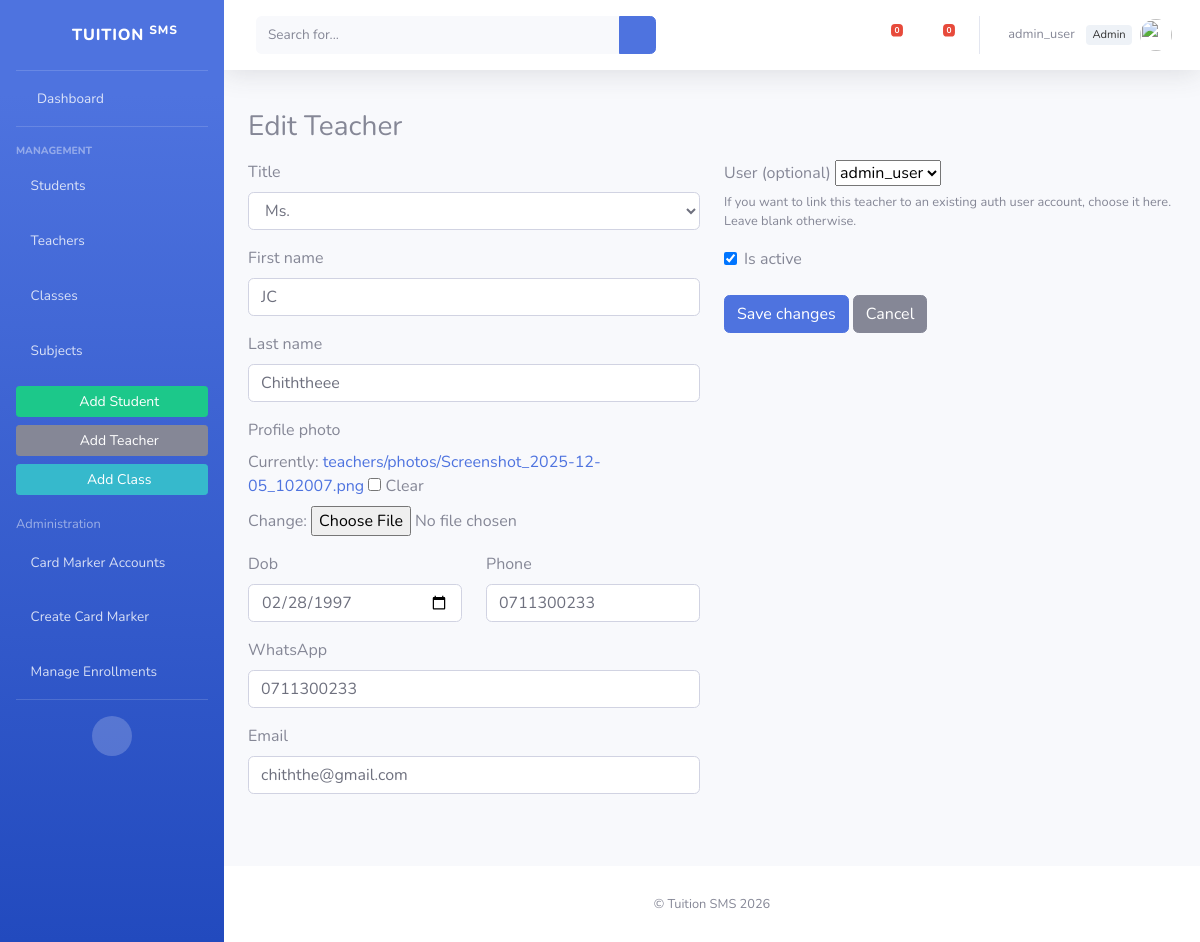
The page /teachers/2/edit/ (signed in) on the database its author committed.
### accounts/models.py (models this page shows, shortened)
class User(AbstractUser):
    ROLE_ADMIN = 'admin'
    ROLE_STAFF = 'staff'
    ROLE_CHOICES = (
        (ROLE_ADMIN, 'Administrator'),
        (ROLE_STAFF, 'Card Mark Staff'),
    )
    role = models.CharField(max_length=20, choices=ROLE_CHOICES, default=ROLE_STAFF)
    is_teacher = models.BooleanField(default=False)
    is_student = models.BooleanField(default=False)
    def __str__(self):
        return self.username
    @property
    def is_admin(self):
        return self.is_superuser or (self.role == self.ROLE_ADMIN)

### academic_core/models.py (models this page shows, shortened)
class Teacher(models.Model):
    title = models.CharField(max_length=10, choices=TITLE_CHOICES, default='mr')
    first_name = models.CharField(max_length=120)
    last_name = models.CharField(max_length=120)
    profile_photo = models.ImageField(upload_to='teachers/photos/', null=True, blank=True)
    dob = models.DateField(null=True, blank=True)
    phone = models.CharField(max_length=32, blank=True)
    whatsapp = models.CharField(max_length=32, blank=True)
    email = models.EmailField(blank=True, null=True)
    user = models.OneToOneField(
        settings.AUTH_USER_MODEL,
        on_delete=models.SET_NULL,
        null=True,
        blank=True,
        related_name='teacher_profile'
    )
    is_active = models.BooleanField(default=True)
    class Meta:
        ordering = ['last_name', 'first_name']

### academic_core/templates_views.py (the view)
# urls.py: path('teachers/<int:pk>/edit/', tv.TeacherUpdateView.as_view(), name='teacher_update'),
@staff_or_admin_required_cbv
class TeacherUpdateView(UpdateView):
    model = Teacher
    form_class = TeacherForm
    template_name = 'academic_core/teacher_form.html'
    success_url = reverse_lazy('academic_core:teacher_list')

### academic_core/forms.py
class TeacherForm(forms.ModelForm):
    class Meta:
        model = Teacher
        fields = [
            'title','first_name','last_name','profile_photo','dob',
            'phone','whatsapp','email','user','is_active'
        ]
        widgets = {
            'first_name': forms.TextInput(attrs={'class': 'form-control'}),
            'last_name': forms.TextInput(attrs={'class': 'form-control'}),
            'title': forms.Select(attrs={'class': 'form-control'}),
            'dob': DATE_WIDGET,
            'phone': forms.TextInput(attrs={'class': 'form-control'}),
            'whatsapp': forms.TextInput(attrs={'class': 'form-control'}),
            'email': forms.EmailInput(attrs={'class': 'form-control'}),
            'is_active': forms.CheckboxInput(attrs={'class': 'form-check-input'}),
        }

### academic_core/templates/academic_core/teacher_form.html (shortened to what this page needs)
{% extends "academic_core/base.html" %}
{% block content %}
<h3 class="mb-3">{% if form.instance.pk %}Edit Teacher{% else %}Add Teacher{% endif %}</h3>
<form method="post" enctype="multipart/form-data" novalidate>
  <div class="row">
    <div class="col-md-6">
      <div class="mb-3">
        <label class="form-label">Title</label>
        {{ form.title }}
      </div>
      <div class="mb-3">
        <label class="form-label">First name</label>
        {{ form.first_name }}
      </div>
      <div class="mb-3">
        <label class="form-label">Last name</label>
        {{ form.last_name }}
      </div>
      <div class="mb-3">
        <label class="form-label">Profile photo</label><br>
        {{ form.profile_photo }}
      </div>
      <div class="row">
        <div class="col-md-6 mb-3">
          <label class="form-label">Dob</label>
          {{ form.dob }}
        </div>
        <div class="col-md-6 mb-3">
          <label class="form-label">Phone</label>
          {{ form.phone }}
        </div>
      </div>
      <div class="mb-3">
        <label class="form-label">WhatsApp</label>
        {{ form.whatsapp }}
      </div>
      <div class="mb-3">
        <label class="form-label">Email</label>
        {{ form.email }}
      </div>
    </div>
    <div class="col-md-6">
      <div class="mb-3">
        <label class="form-label">User (optional)</label>
        {{ form.user }}
        <small class="text-muted d-block">If you want to link this teacher to an existing auth user account, choose it here. Leave blank otherwise.</small>
      </div>
      <div class="mb-3 form-check">
        {{ form.is_active }}
        <label class="form-check-label ms-2" for="{{ form.is_active.id_for_label }}">Is active</label>
      </div>
      <div class="mt-4">
        <button class="btn btn-primary">{% if form.instance.pk %}Save changes{% else %}Save{% endif %}</button>
        <a class="btn btn-secondary" href="{% url 'academic_core:teacher_list' %}">Cancel</a>
      </div>
    </div>
  </div>
</form>
{% endblock %}

### academic_core/templates/academic_core/base.html (shortened to what this page needs)
{% load static %}
<!doctype html>
<html lang="en">
<head>
  <link href="{% static 'vendor/fontawesome-free/css/all.min.css' %}" rel="stylesheet" type="text/css">
  <link href="{% static 'css/sb-admin-2.min.css' %}" rel="stylesheet">
</head>
<body id="page-top">
  <div id="wrapper">
    <ul class="navbar-nav bg-gradient-primary sidebar sidebar-dark accordion" id="accordionSidebar">
      <a class="sidebar-brand d-flex align-items-center justify-content-center" href="{% url 'academic_core:index' %}">
        <div class="sidebar-brand-icon rotate-n-15"><i class="fas fa-laugh-wink"></i></div>
        <div class="sidebar-brand-text mx-3">Tuition <sup>SMS</sup></div>
      </a>
      <hr class="sidebar-divider my-0">
      <li class="nav-item {% if request.path == '/' %}active{% endif %}">
        <a class="nav-link" href="{% url 'academic_core:index' %}"><i class="fas fa-fw fa-tachometer-alt"></i><span>Dashboard</span></a>
      </li>
      <hr class="sidebar-divider">
      <div class="sidebar-heading">Management</div>
      {% if request.user.is_authenticated %}
        <li class="nav-item"><a class="nav-link" href="{% url 'academic_core:student_list' %}"><i class="fas fa-user-graduate"></i><span>Students</span></a></li>
        <li class="nav-item"><a class="nav-link" href="{% url 'academic_core:teacher_list' %}"><i class="fas fa-chalkboard-teacher"></i><span>Teachers</span></a></li>
        <li class="nav-item"><a class="nav-link" href="{% url 'academic_core:class_list' %}"><i class="fas fa-school"></i><span>Classes</span></a></li>
        <li class="nav-item"><a class="nav-link" href="{% url 'academic_core:subject_list' %}"><i class="fas fa-book"></i><span>Subjects</span></a></li>
        <li class="nav-item mt-2">
          <div class="px-3">
            {% if request.user.is_admin or request.user.is_staff_user %}
              <a class="btn btn-sm btn-success w-100 mb-2" href="{% url 'academic_core:student_create' %}"><i class="fas fa-plus-circle"></i> Add Student</a>
              <a class="btn btn-sm btn-secondary w-100 mb-2" href="{% url 'academic_core:teacher_create' %}"><i class="fas fa-plus-circle"></i> Add Teacher</a>
              <a class="btn btn-sm btn-info w-100" href="{% url 'academic_core:class_create' %}"><i class="fas fa-plus-circle"></i> Add Class</a>
            {% endif %}
          </div>
        </li>
        {% if request.user.is_admin %}
          <li class="nav-item mt-3">
            <div class="px-3"><small class="text-white-50">Administration</small></div>
          </li>
          <li class="nav-item"><a class="nav-link" href="{% url 'accounts:cardmarker_list' %}"><i class="fas fa-user-cog"></i><span>Card Marker Accounts</span></a></li>
          <li class="nav-item"><a class="nav-link" href="{% url 'accounts:create_cardmarker' %}"><i class="fas fa-user-plus"></i><span>Create Card Marker</span></a></li>
          <li class="nav-item"><a class="nav-link" href="{% url 'academic_core:enrollment_create' %}"><i class="fas fa-user-check"></i><span>Manage Enrollments</span></a></li>
        {% endif %}
      {% endif %}
      <hr class="sidebar-divider d-none d-md-block">
      <div class="text-center d-none d-md-inline"><button class="rounded-circle border-0" id="sidebarToggle"></button></div>
    </ul>
    <div id="content-wrapper" class="d-flex flex-column">
      <div id="content">
        <nav class="navbar navbar-expand navbar-light bg-white topbar mb-4 static-top shadow">
          <form class="d-none d-sm-inline-block form-inline mr-auto ml-md-3 my-2 my-md-0 mw-100 navbar-search">
            <div class="input-group">
              <input type="text" class="form-control bg-light border-0 small" placeholder="Search for..." aria-label="Search">
              <div class="input-group-append"><button class="btn btn-primary" type="button"><i class="fas fa-search fa-sm"></i></button></div>
            </div>
          </form>
          <ul class="navbar-nav ml-auto">
            <li class="nav-item dropdown no-arrow mx-1">
              <a class="nav-link dropdown-toggle" href="#" id="alertsDropdown" role="button" data-toggle="dropdown">
                <i class="fas fa-bell fa-fw"></i>
                <span class="badge badge-danger badge-counter">{{ alerts_count|default:"0" }}</span>
              </a>
            </li>
            <li class="nav-item dropdown no-arrow mx-1">
              <a class="nav-link dropdown-toggle" href="#" id="messagesDropdown" role="button" data-toggle="dropdown">
                <i class="fas fa-envelope fa-fw"></i>
                <span class="badge badge-danger badge-counter">{{ messages_count|default:"0" }}</span>
              </a>
            </li>
            <li class="nav-item dropdown no-arrow">
              <a class="nav-link dropdown-toggle" href="#" id="userDropdown" role="button" data-toggle="dropdown">
                <span class="mr-2 d-none d-lg-inline text-gray-600 small">
                  {% if request.user.is_authenticated %}
                    {{ request.user.get_full_name|default:request.user.username }}
                    {% if request.user.is_admin %}<span class="role-badge">Admin</span>{% elif request.user.is_staff_user %}<span class="role-badge">Staff</span>{% endif %}
                  {% else %}
                    Guest
                  {% endif %}
                </span>
                <img class="img-profile rounded-circle" src="{% static 'img/undraw_profile.svg' %}">
              </a>
            </li>
          </ul>
        </nav>
        <div class="container-fluid app-container">
          {% block content %}{% endblock %}
        </div>
      </div>
      <footer class="sticky-footer bg-white mt-4">
        <div class="container my-auto"><div class="copyright text-center my-auto"><span>&copy; Tuition SMS {% now "Y" %}</span></div></div>
      </footer>
    </div>
  </div>
</body>
</html>

### academic_core/templates/academic_core/base.html (style rules this page uses)
.app-container { padding-top: 1rem; padding-bottom: 2rem; }
.img-profile { width: 36px; height:36px; object-fit:cover; }
.role-badge { font-size:.7rem; padding:.15rem .4rem; border-radius:.25rem; background:#eef2f7; color:#333; margin-left:.5rem; }
.sidebar .nav-link { font-size: .95rem; }

### rows shown on the page
User: user.get_full_name "admin_user"
Teacher: title "Ms.", first_name "JC", last_name "Chiththeee", dob "02/28/1997", phone "0711300233", whatsapp "0711300233", email "chiththe@gmail.com", user "admin_user", is_active "☑"

### other values the page prints
{{ alerts_count|default:"0" }} "0"
{{ messages_count|default:"0" }} "0"
